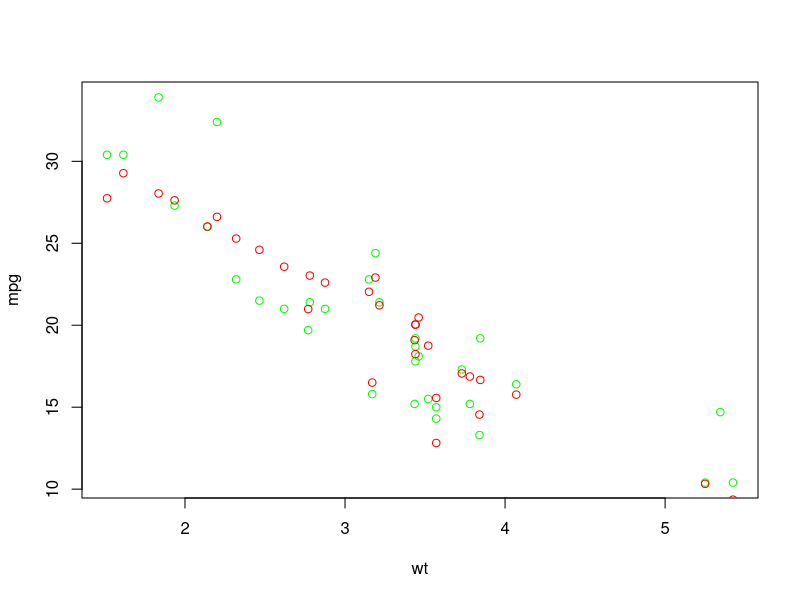

Write R code to recreate this figure.
data("mtcars")

model <- lm(mpg~disp+hp+wt,data = mtcars)
summary(model)

mpg_predicted <- predict(model,mtcars[,c('disp','hp','wt')])
plot(mpg~wt,data=mtcars,col= 'green')
points(mpg_predicted~wt,data=mtcars,col = 'red')
